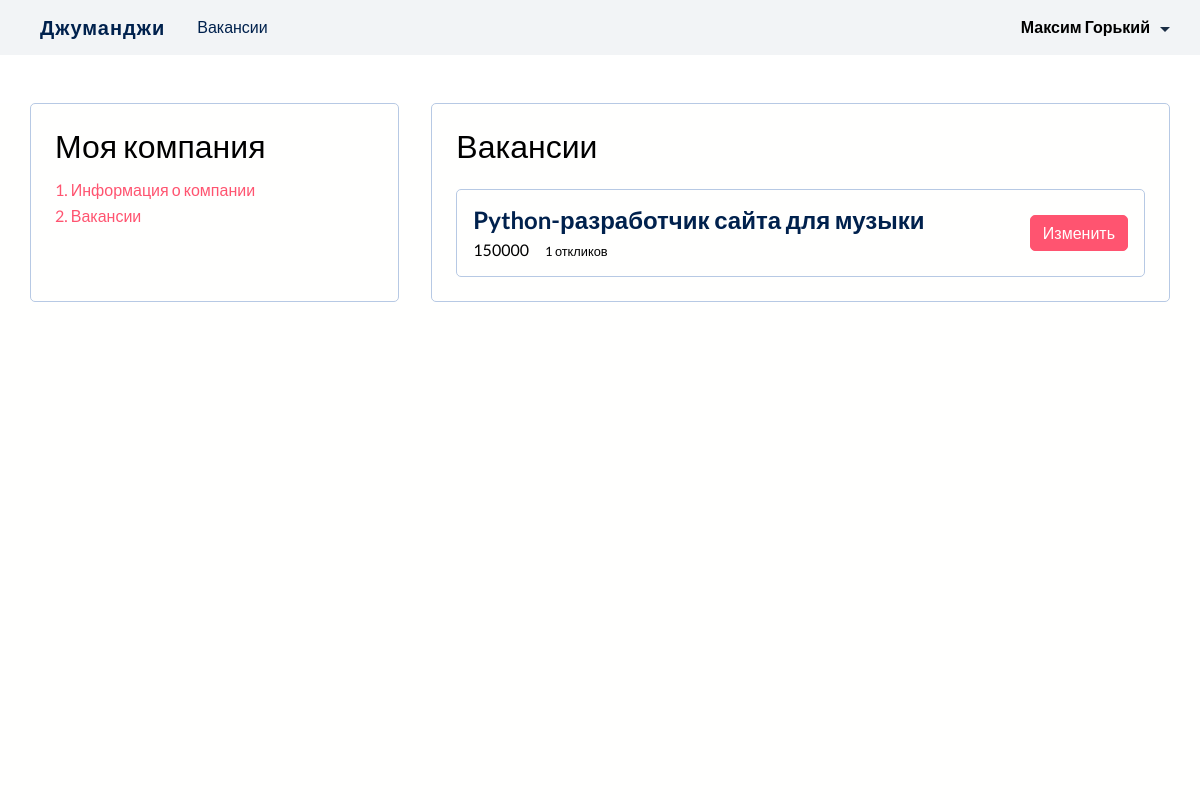
Page /mycompany/vacancies/ (signed in) on the committed database.
### jumanji/models.py (models this page shows, shortened)
class Vacancy(models.Model):
    title = models.CharField(max_length=100)
    specialty = models.ForeignKey(Specialty, on_delete=models.CASCADE, related_name="vacancies", default=None)
    company = models.ForeignKey(Company, on_delete=models.CASCADE, related_name='vacancies')
    salary_from = models.IntegerField()
    salary_to = models.IntegerField()
    posted_at = models.DateField(default=timezone.now)
    skills = models.CharField(max_length=250)
    description = models.TextField()

### jumanji/views.py (the view)
# urls.py: path('mycompany/vacancies/', MyCompanyVacanciesView.as_view(), name="mycompany-vacancies"),
class MyCompanyVacanciesView(ListView):
    template_name = 'jumanji/mycompany/vacancies.html'
    def get_queryset(self):
        user = self.request.user
        queryset = Vacancy.objects.filter(company__owner=user)
        return queryset
    def get_context_data(self, **kwargs):
        context = super().get_context_data(**kwargs)
        user = self.request.user
        context['has_vacancies'] = bool(user.company.vacancies.filter())
        return context

### jumanji/templates/jumanji/mycompany/vacancies.html
{% extends './template.html' %}
{% block company-info %}
    <h2>Вакансии</h2>
    {% if has_vacancies %}
    <div class="vacancies">
        {% for vacancy in object_list %}
        <div class="card">
            <div class="description">
                <h3 class="primary"><a href="{% url 'vacancy_detail' vacancy.id %}">{{ vacancy.title }}</a></h3>
                <footer>
                    <div class="salary">{{ vacancy.salary_from }}  </div>
                    <div class="applications"><small>{{ vacancy.applications.count }} откликов</small></div>
                </footer>
            </div>
            <a href="{% url 'update_vacancy' vacancy.id %}" class="btn primary">Изменить</a>
        </div>
        {% endfor %}
    </div>
    {% else %}
    <div class="warning card">
        У вас пока нет вакансий, создайте новую!
    </div>
    <a href="{% url 'create_vacancy' %}" class="btn primary">Добавить вакансию</a>
    {% endif %}
{% endblock  %}

### templates/block/header.html (shortened to what this page needs)
{% load static %}
<header>
    <div class="container">
        <div class="header__inner">
            <nav>
                <a class="logo" href="/#">Джуманджи</a>
                <a href="{% url 'all_vacancies' %}">Вакансии</a>
            </nav>
            <div class="user">
            {% if user.is_authenticated %}
                <div class="user-menu">
                    <strong>{{ user.first_name }} {{ user.last_name }}</strong>
                </div>
            {% else %}
                <a href="{% url 'login' %}" class="login">Вход</a>
            {% endif %}
            </div>
        </div>
    </div>
</header>

### static/css/general_style.css (style rules this page uses)
:root { --background: #fffffe; --secondBackground: #f2f4f6; --darkBackground: #001534; --headline: #00214d; --paragraph: #1b2d45; --darkParagraph: #b7c9e4; --red: #ff5470; --lightRed: rgba(255, 84, 112, .2); --yellow: #fde24f; --skyBlue: #00ebc7; }
* { font-family: 'Lato', sans-serif; }
body { display: flex; flex-direction: column; min-height: 100vh; }
.container { min-height: 100%; max-width: 1140px; margin: 0 auto; padding: 0 1.5rem; }
h1, h2, h3 { text-align: center; }
h1.primary, h2.primary, h3.primary { color: var(--red); }
h2 { font-weight: normal; font-size: 2rem; margin: 2rem 0; }
h3 { font-size: 1.5rem; margin: 0; }
a { text-decoration: none; color: var(--headline); }
.btn, button { background-color: var(--secondBackground); border: 1px solid var(--darkParagraph); border-radius: 5px; padding: 5px 8px; color: var(--headline); cursor: pointer; }
.btn.primary, button.primary { background-color: var(--red); color: var(--background); border-color: var(--red); }
a.btn.primary { padding: .5rem .75rem; }
.card { display: flex; align-items: center; padding: 1.5rem; border: 1px solid var(--darkParagraph); border-radius: 5px; }
header { background-color: var(--secondBackground); padding: 1rem; margin-bottom: 3rem; }
.header__inner { display: flex; justify-content: space-between; align-items: center; }
header nav { display: flex; align-items: center; gap: 2rem; }
header .logo { font-weight: 600; font-size: 1.25rem; letter-spacing: 1px; }
header .user-menu { position: relative; cursor: pointer; padding-right: 10px; }
header .user-menu:after { content: ''; position: absolute; right: -10px; top: 50%; width: 0; height: 0; border-style: solid; border-width: 5px 5px 0 5px; border-color: var(--paragraph) transparent transparent transparent; }

### jumanji/static/css/style.css (style rules this page uses)
.mycompany h2 { margin: 0; }
.mycompany .card { align-items: flex-start; }
.mycompany .vacancies { width: 100%; }
.mycompany .vacancies .card { padding: 1rem; align-items: center; }
.mycompany .vacancies .card .description { display: flex; flex-direction: column; gap: .5rem; }
.mycompany .vacancies .card footer { display: flex; gap: 1rem; }
.mycompany .vacancies .card a.btn { margin-left: auto; }

### rows in the picture
Vacancy: title "Python-разработчик сайта для музыки", salary_from "150000", applications.count "1"

### other values in the picture
{{ user.first_name }} "Максим"
{{ user.last_name }} "Горький"
